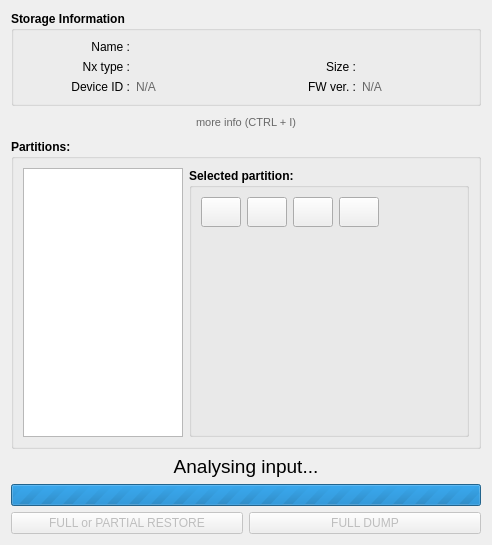
  <widget class="QWidget" name="centralWidget">
   <layout class="QVBoxLayout" name="verticalLayout">
    <item>
     <widget class="QGroupBox" name="groupBox">
      <property name="maximumSize">
       <size>
        <width>16777215</width>
        <height>100</height>
       </size>
      </property>
      <property name="font">
       <font>
        <weight>75</weight>
        <bold>true</bold>
       </font>
      </property>
      <property name="title">
       <string>Storage Information</string>
      </property>
      <property name="flat">
       <bool>false</bool>
      </property>
      <layout class="QGridLayout" name="gridLayout">
       <item row="0" column="0">
        <widget class="QLabel" name="filedisk_label">
         <property name="palette">
          <palette>
           <active>
            <colorrole role="WindowText">
             <brush brushstyle="SolidPattern">
              <color alpha="255">
               <red>0</red>
               <green>0</green>
               <blue>0</blue>
              </color>
             </brush>
            </colorrole>
            <colorrole role="Text">
             <brush brushstyle="SolidPattern">
              <color alpha="255">
               <red>104</red>
               <green>104</green>
               <blue>104</blue>
              </color>
             </brush>
            </colorrole>
            <colorrole role="PlaceholderText">
             <brush brushstyle="SolidPattern">
              <color alpha="128">
               <red>104</red>
               <green>104</green>
               <blue>104</blue>
              </color>
             </brush>
            </colorrole>
           </active>
           <inactive>
            <colorrole role="WindowText">
             <brush brushstyle="SolidPattern">
              <color alpha="255">
               <red>0</red>
               <green>0</green>
               <blue>0</blue>
              </color>
             </brush>
            </colorrole>
            <colorrole role="Text">
             <brush brushstyle="SolidPattern">
              <color alpha="255">
               <red>104</red>
               <green>104</green>
               <blue>104</blue>
              </color>
             </brush>
            </colorrole>
            <colorrole role="PlaceholderText">
             <brush brushstyle="SolidPattern">
              <color alpha="128">
               <red>104</red>
               <green>104</green>
               <blue>104</blue>
              </color>
             </brush>
            </colorrole>
           </inactive>
           <disabled>
            <colorrole role="WindowText">
             <brush brushstyle="SolidPattern">
              <color alpha="255">
               <red>120</red>
               <green>120</green>
               <blue>120</blue>
              </color>
             </brush>
            </colorrole>
            <colorrole role="Text">
             <brush brushstyle="SolidPattern">
              <color alpha="255">
               <red>120</red>
               <green>120</green>
               <blue>120</blue>
              </color>
             </brush>
            </colorrole>
            <colorrole role="PlaceholderText">
             <brush brushstyle="SolidPattern">
              <color alpha="128">
               <red>0</red>
               <green>0</green>
               <blue>0</blue>
              </color>
             </brush>
            </colorrole>
           </disabled>
          </palette>
         </property>
         <property name="font">
          <font>
           <weight>50</weight>
           <bold>false</bold>
          </font>
         </property>
         <property name="text">
          <string>Name :</string>
         </property>
         <property name="alignment">
          <set>Qt::AlignRight|Qt::AlignTrailing|Qt::AlignVCenter</set>
         </property>
        </widget>
       </item>
       <item row="0" column="1" colspan="3">
        <widget class="QLabel" name="filedisk_value">
         <property name="palette">
          <palette>
           <active>
            <colorrole role="WindowText">
             <brush brushstyle="SolidPattern">
              <color alpha="255">
               <red>104</red>
               <green>104</green>
               <blue>104</blue>
              </color>
             </brush>
            </colorrole>
           </active>
           <inactive>
            <colorrole role="WindowText">
             <brush brushstyle="SolidPattern">
              <color alpha="255">
               <red>104</red>
               <green>104</green>
               <blue>104</blue>
              </color>
             </brush>
            </colorrole>
           </inactive>
           <disabled>
            <colorrole role="WindowText">
             <brush brushstyle="SolidPattern">
              <color alpha="255">
               <red>120</red>
               <green>120</green>
               <blue>120</blue>
              </color>
             </brush>
            </colorrole>
           </disabled>
          </palette>
         </property>
         <property name="font">
          <font>
           <weight>50</weight>
           <bold>false</bold>
          </font>
         </property>
         <property name="text">
          <string/>
         </property>
        </widget>
       </item>
       <item row="1" column="0">
        <widget class="QLabel" name="nxtype_label">
         <property name="palette">
          <palette>
           <active>
            <colorrole role="WindowText">
             <brush brushstyle="SolidPattern">
              <color alpha="255">
               <red>0</red>
               <green>0</green>
               <blue>0</blue>
              </color>
             </brush>
            </colorrole>
           </active>
           <inactive>
            <colorrole role="WindowText">
             <brush brushstyle="SolidPattern">
              <color alpha="255">
               <red>0</red>
               <green>0</green>
               <blue>0</blue>
              </color>
             </brush>
            </colorrole>
           </inactive>
           <disabled>
            <colorrole role="WindowText">
             <brush brushstyle="SolidPattern">
              <color alpha="255">
               <red>120</red>
               <green>120</green>
               <blue>120</blue>
              </color>
             </brush>
            </colorrole>
           </disabled>
          </palette>
         </property>
         <property name="font">
          <font>
           <weight>50</weight>
           <bold>false</bold>
          </font>
         </property>
         <property name="text">
          <string>Nx type :</string>
         </property>
         <property name="alignment">
          <set>Qt::AlignRight|Qt::AlignTrailing|Qt::AlignVCenter</set>
         </property>
        </widget>
       </item>
       <item row="1" column="1">
        <widget class="QLabel" name="nxtype_value">
         <property name="palette">
          <palette>
           <active>
            <colorrole role="WindowText">
             <brush brushstyle="SolidPattern">
              <color alpha="255">
               <red>104</red>
               <green>104</green>
               <blue>104</blue>
              </color>
             </brush>
            </colorrole>
           </active>
           <inactive>
            <colorrole role="WindowText">
             <brush brushstyle="SolidPattern">
              <color alpha="255">
               <red>104</red>
               <green>104</green>
               <blue>104</blue>
              </color>
             </brush>
            </colorrole>
           </inactive>
           <disabled>
            <colorrole role="WindowText">
             <brush brushstyle="SolidPattern">
              <color alpha="255">
               <red>120</red>
               <green>120</green>
               <blue>120</blue>
              </color>
             </brush>
            </colorrole>
           </disabled>
          </palette>
         </property>
         <property name="font">
          <font>
           <weight>50</weight>
           <bold>false</bold>
          </font>
         </property>
         <property name="text">
          <string/>
         </property>
        </widget>
       </item>
       <item row="1" column="2">
        <widget class="QLabel" name="size_label">
         <property name="palette">
          <palette>
           <active>
            <colorrole role="WindowText">
             <brush brushstyle="SolidPattern">
              <color alpha="255">
               <red>0</red>
               <green>0</green>
               <blue>0</blue>
              </color>
             </brush>
            </colorrole>
           </active>
           <inactive>
            <colorrole role="WindowText">
             <brush brushstyle="SolidPattern">
              <color alpha="255">
               <red>0</red>
               <green>0</green>
               <blue>0</blue>
              </color>
             </brush>
            </colorrole>
           </inactive>
           <disabled>
            <colorrole role="WindowText">
             <brush brushstyle="SolidPattern">
              <color alpha="255">
               <red>120</red>
               <green>120</green>
               <blue>120</blue>
              </color>
             </brush>
            </colorrole>
           </disabled>
          </palette>
         </property>
         <property name="font">
          <font>
           <weight>50</weight>
           <bold>false</bold>
          </font>
         </property>
         <property name="text">
          <string>Size :</string>
         </property>
         <property name="alignment">
          <set>Qt::AlignRight|Qt::AlignTrailing|Qt::AlignVCenter</set>
         </property>
        </widget>
       </item>
       <item row="1" column="3">
        <widget class="QLabel" name="size_value">
         <property name="palette">
          <palette>
           <active>
            <colorrole role="WindowText">
             <brush brushstyle="SolidPattern">
              <color alpha="255">
               <red>104</red>
               <green>104</green>
               <blue>104</blue>
              </color>
             </brush>
            </colorrole>
           </active>
           <inactive>
            <colorrole role="WindowText">
             <brush brushstyle="SolidPattern">
              <color alpha="255">
               <red>104</red>
               <green>104</green>
               <blue>104</blue>
              </color>
             </brush>
            </colorrole>
           </inactive>
           <disabled>
            <colorrole role="WindowText">
             <brush brushstyle="SolidPattern">
              <color alpha="255">
               <red>120</red>
               <green>120</green>
               <blue>120</blue>
              </color>
             </brush>
            </colorrole>
           </disabled>
          </palette>
         </property>
         <property name="font">
          <font>
           <weight>50</weight>
           <bold>false</bold>
          </font>
         </property>
         <property name="text">
          <string/>
         </property>
        </widget>
       </item>
       <item row="2" column="0">
        <widget class="QLabel" name="deviceid_label">
         <property name="palette">
          <palette>
           <active>
            <colorrole role="WindowText">
             <brush brushstyle="SolidPattern">
              <color alpha="255">
               <red>0</red>
               <green>0</green>
               <blue>0</blue>
              </color>
             </brush>
            </colorrole>
           </active>
           <inactive>
            <colorrole role="WindowText">
             <brush brushstyle="SolidPattern">
              <color alpha="255">
               <red>0</red>
               <green>0</green>
               <blue>0</blue>
              </color>
             </brush>
            </colorrole>
           </inactive>
           <disabled>
            <colorrole role="WindowText">
             <brush brushstyle="SolidPattern">
              <color alpha="255">
               <red>120</red>
               <green>120</green>
               <blue>120</blue>
              </color>
             </brush>
            </colorrole>
           </disabled>
          </palette>
         </property>
         <property name="font">
          <font>
           <weight>50</weight>
           <bold>false</bold>
          </font>
         </property>
         <property name="text">
          <string>Device ID :</string>
         </property>
         <property name="alignment">
          <set>Qt::AlignRight|Qt::AlignTrailing|Qt::AlignVCenter</set>
         </property>
        </widget>
       </item>
       <item row="2" column="1">
        <widget class="QLabel" name="deviceid_value">
         <property name="palette">
          <palette>
           <active>
            <colorrole role="WindowText">
             <brush brushstyle="SolidPattern">
              <color alpha="255">
               <red>104</red>
               <green>104</green>
               <blue>104</blue>
              </color>
             </brush>
            </colorrole>
           </active>
           <inactive>
            <colorrole role="WindowText">
             <brush brushstyle="SolidPattern">
              <color alpha="255">
               <red>104</red>
               <green>104</green>
               <blue>104</blue>
              </color>
             </brush>
            </colorrole>
           </inactive>
           <disabled>
            <colorrole role="WindowText">
             <brush brushstyle="SolidPattern">
              <color alpha="255">
               <red>120</red>
               <green>120</green>
               <blue>120</blue>
              </color>
             </brush>
            </colorrole>
           </disabled>
          </palette>
         </property>
         <property name="font">
          <font>
           <weight>50</weight>
           <bold>false</bold>
          </font>
         </property>
         <property name="text">
          <string>N/A</string>
         </property>
        </widget>
       </item>
       <item row="2" column="2">
        <widget class="QLabel" name="fwversion_label">
         <property name="palette">
          <palette>
           <active>
            <colorrole role="WindowText">
             <brush brushstyle="SolidPattern">
              <color alpha="255">
               <red>0</red>
               <green>0</green>
               <blue>0</blue>
              </color>
             </brush>
            </colorrole>
           </active>
           <inactive>
            <colorrole role="WindowText">
             <brush brushstyle="SolidPattern">
              <color alpha="255">
               <red>0</red>
               <green>0</green>
               <blue>0</blue>
              </color>
             </brush>
            </colorrole>
           </inactive>
           <disabled>
            <colorrole role="WindowText">
             <brush brushstyle="SolidPattern">
              <color alpha="255">
               <red>120</red>
               <green>120</green>
               <blue>120</blue>
              </color>
             </brush>
            </colorrole>
           </disabled>
          </palette>
         </property>
         <property name="font">
          <font>
           <weight>50</weight>
           <bold>false</bold>
          </font>
         </property>
         <property name="text">
          <string>FW ver. :</string>
         </property>
         <property name="alignment">
          <set>Qt::AlignRight|Qt::AlignTrailing|Qt::AlignVCenter</set>
         </property>
        </widget>
       </item>
       <item row="2" column="3">
        <widget class="QLabel" name="fwversion_value">
         <property name="palette">
          <palette>
           <active>
            <colorrole role="WindowText">
             <brush brushstyle="SolidPattern">
              <color alpha="255">
               <red>104</red>
               <green>104</green>
               <blue>104</blue>
              </color>
             </brush>
            </colorrole>
           </active>
           <inactive>
            <colorrole role="WindowText">
             <brush brushstyle="SolidPattern">
              <color alpha="255">
               <red>104</red>
               <green>104</green>
               <blue>104</blue>
              </color>
             </brush>
            </colorrole>
           </inactive>
           <disabled>
            <colorrole role="WindowText">
             <brush brushstyle="SolidPattern">
              <color alpha="255">
               <red>120</red>
               <green>120</green>
               <blue>120</blue>
              </color>
             </brush>
            </colorrole>
           </disabled>
          </palette>
         </property>
         <property name="font">
          <font>
           <weight>50</weight>
           <bold>false</bold>
          </font>
         </property>
         <property name="text">
          <string>N/A</string>
         </property>
        </widget>
       </item>
      </layout>
     </widget>
    </item>
    <item>
     <widget class="QPushButton" name="moreinfo_button">
      <property name="palette">
       <palette>
        <active>
         <colorrole role="WindowText">
          <brush brushstyle="SolidPattern">
           <color alpha="255">
            <red>156</red>
            <green>156</green>
            <blue>156</blue>
           </color>
          </brush>
         </colorrole>
         <colorrole role="ButtonText">
          <brush brushstyle="SolidPattern">
           <color alpha="255">
            <red>104</red>
            <green>104</green>
            <blue>104</blue>
           </color>
          </brush>
         </colorrole>
        </active>
        <inactive>
         <colorrole role="WindowText">
          <brush brushstyle="SolidPattern">
           <color alpha="255">
            <red>156</red>
            <green>156</green>
            <blue>156</blue>
           </color>
          </brush>
         </colorrole>
         <colorrole role="ButtonText">
          <brush brushstyle="SolidPattern">
           <color alpha="255">
            <red>104</red>
            <green>104</green>
            <blue>104</blue>
           </color>
          </brush>
         </colorrole>
        </inactive>
        <disabled>
         <colorrole role="WindowText">
          <brush brushstyle="SolidPattern">
           <color alpha="255">
            <red>120</red>
            <green>120</green>
            <blue>120</blue>
           </color>
          </brush>
         </colorrole>
         <colorrole role="ButtonText">
          <brush brushstyle="SolidPattern">
           <color alpha="255">
            <red>120</red>
            <green>120</green>
            <blue>120</blue>
           </color>
          </brush>
         </colorrole>
        </disabled>
       </palette>
      </property>
      <property name="font">
       <font>
        <pointsize>8</pointsize>
        <italic>false</italic>
       </font>
      </property>
      <property name="cursor">
       <cursorShape>PointingHandCursor</cursorShape>
      </property>
      <property name="text">
       <string>more info (CTRL + I)</string>
      </property>
      <property name="flat">
       <bool>true</bool>
      </property>
     </widget>
    </item>
    <item>
     <widget class="QGroupBox" name="partitionsGrp">
      <property name="font">
       <font>
        <weight>75</weight>
        <bold>true</bold>
       </font>
      </property>
      <property name="title">
       <string>Partitions:</string>
      </property>
      <layout class="QGridLayout" name="gridLayout_2">
       <item row="0" column="0">
        <widget class="QTableWidget" name="partition_table">
         <property name="minimumSize">
          <size>
           <width>160</width>
           <height>0</height>
          </size>
         </property>
         <property name="frameShape">
          <enum>QFrame::StyledPanel</enum>
         </property>
         <property name="horizontalScrollBarPolicy">
          <enum>Qt::ScrollBarAlwaysOff</enum>
         </property>
         <property name="sizeAdjustPolicy">
          <enum>QAbstractScrollArea::AdjustToContentsOnFirstShow</enum>
         </property>
         <property name="autoScrollMargin">
          <number>6</number>
         </property>
         <property name="editTriggers">
          <set>QAbstractItemView::NoEditTriggers</set>
         </property>
         <property name="dragDropOverwriteMode">
          <bool>false</bool>
         </property>
         <property name="selectionMode">
          <enum>QAbstractItemView::SingleSelection</enum>
         </property>
         <property name="selectionBehavior">
          <enum>QAbstractItemView::SelectRows</enum>
         </property>
         <property name="showGrid">
          <bool>false</bool>
         </property>
         <property name="columnCount">
          <number>1</number>
         </property>
         <attribute name="horizontalHeaderVisible">
          <bool>false</bool>
         </attribute>
         <attribute name="verticalHeaderVisible">
          <bool>false</bool>
         </attribute>
         <column/>
        </widget>
       </item>
       <item row="0" column="1">
        <widget class="QGroupBox" name="selPartGrp">
         <property name="minimumSize">
          <size>
           <width>0</width>
           <height>0</height>
          </size>
         </property>
         <property name="title">
          <string>Selected partition:</string>
         </property>
         <layout class="QVBoxLayout" name="verticalLayout_2">
          <item>
           <layout class="QHBoxLayout" name="horizontalLayout_2">
            <property name="sizeConstraint">
             <enum>QLayout::SetMinimumSize</enum>
            </property>
            <item>
             <widget class="QPushButton" name="partQDumpBtn">
              <property name="sizePolicy">
               <sizepolicy hsizetype="Fixed" vsizetype="Fixed">
                <horstretch>0</horstretch>
                <verstretch>0</verstretch>
               </sizepolicy>
              </property>
              <property name="minimumSize">
               <size>
                <width>30</width>
                <height>30</height>
               </size>
              </property>
              <property name="toolTip">
               <string>Quick dump</string>
              </property>
              <property name="statusTip">
               <string>Save as file...</string>
              </property>
              <property name="text">
               <string/>
              </property>
              <property name="icon">
               <iconset resource="application.qrc">
                <normaloff>:/images/save.png</normaloff>:/images/save.png</iconset>
              </property>
              <property name="flat">
               <bool>false</bool>
              </property>
             </widget>
            </item>
            <item>
             <widget class="QPushButton" name="partADumpBtn">
              <property name="sizePolicy">
               <sizepolicy hsizetype="Fixed" vsizetype="Fixed">
                <horstretch>0</horstretch>
                <verstretch>0</verstretch>
               </sizepolicy>
              </property>
              <property name="minimumSize">
               <size>
                <width>30</width>
                <height>30</height>
               </size>
              </property>
              <property name="toolTip">
               <string>Advanced copy</string>
              </property>
              <property name="statusTip">
               <string>Advanced copy</string>
              </property>
              <property name="text">
               <string/>
              </property>
              <property name="icon">
               <iconset resource="application.qrc">
                <normaloff>:/images/save_advanced.png</normaloff>:/images/save_advanced.png</iconset>
              </property>
              <property name="flat">
               <bool>false</bool>
              </property>
             </widget>
            </item>
            <item>
             <widget class="QPushButton" name="partRestoreBtn">
              <property name="sizePolicy">
               <sizepolicy hsizetype="Fixed" vsizetype="Fixed">
                <horstretch>0</horstretch>
                <verstretch>0</verstretch>
               </sizepolicy>
              </property>
              <property name="minimumSize">
               <size>
                <width>30</width>
                <height>30</height>
               </size>
              </property>
              <property name="toolTip">
               <string>Restore from file</string>
              </property>
              <property name="statusTip">
               <string>Restore from file</string>
              </property>
              <property name="text">
               <string/>
              </property>
              <property name="icon">
               <iconset resource="application.qrc">
                <normaloff>:/images/restore.png</normaloff>:/images/restore.png</iconset>
              </property>
              <property name="flat">
               <bool>false</bool>
              </property>
             </widget>
            </item>
            <item>
             <widget class="QPushButton" name="partCustom1Btn">
              <property name="enabled">
               <bool>true</bool>
              </property>
              <property name="sizePolicy">
               <sizepolicy hsizetype="Fixed" vsizetype="Fixed">
                <horstretch>0</horstretch>
                <verstretch>0</verstretch>
               </sizepolicy>
              </property>
              <property name="minimumSize">
               <size>
                <width>30</width>
                <height>30</height>
               </size>
              </property>
              <property name="toolTip">
               <string/>
              </property>
              <property name="statusTip">
               <string/>
              </property>
              <property name="text">
               <string/>
              </property>
              <property name="flat">
               <bool>false</bool>
              </property>
             </widget>
            </item>
            <item>
             <spacer name="horizontalSpacer">
              <property name="orientation">
               <enum>Qt::Horizontal</enum>
              </property>
              <property name="sizeHint" stdset="0">
               <size>
                <width>40</width>
                <height>20</height>
               </size>
              </property>
             </spacer>
            </item>
           </layout>
          </item>
          <item>
           <widget class="QTableWidget" name="properties_table">
            <property name="enabled">
             <bool>true</bool>
            </property>
            <property name="autoFillBackground">
             <bool>true</bool>
            </property>
            <property name="styleSheet">
             <string notr="true">QTableWidget {background-color: transparent;}
QHeaderView::section {background-color: transparent;}
QHeaderView {background-color: transparent;}
QTableCornerButton::section {background-color: transparent;}</string>
            </property>
            <property name="frameShape">
             <enum>QFrame::Box</enum>
            </property>
            <property name="editTriggers">
             <set>QAbstractItemView::NoEditTriggers</set>
            </property>
            <property name="selectionMode">
             <enum>QAbstractItemView::NoSelection</enum>
            </property>
            <property name="showGrid">
             <bool>false</bool>
            </property>
            <property name="wordWrap">
             <bool>true</bool>
            </property>
            <property name="cornerButtonEnabled">
             <bool>false</bool>
            </property>
            <property name="columnCount">
             <number>2</number>
            </property>
            <attribute name="horizontalHeaderVisible">
             <bool>false</bool>
            </attribute>
            <attribute name="horizontalHeaderDefaultSectionSize">
             <number>90</number>
            </attribute>
            <attribute name="verticalHeaderVisible">
             <bool>false</bool>
            </attribute>
            <column/>
            <column/>
           </widget>
          </item>
         </layout>
        </widget>
       </item>
      </layout>
     </widget>
    </item>
    <item>
     <widget class="QLabel" name="analysingLbl">
      <property name="font">
       <font>
        <pointsize>14</pointsize>
       </font>
      </property>
      <property name="text">
       <string>&lt;html&gt;&lt;head/&gt;&lt;body&gt;&lt;p&gt;&lt;span style=&quot; font-size:14pt;&quot;&gt;Analysing input...&lt;/span&gt;&lt;/p&gt;&lt;/body&gt;&lt;/html&gt;</string>
      </property>
      <property name="alignment">
       <set>Qt::AlignCenter</set>
      </property>
     </widget>
    </item>
    <item>
     <widget class="QProgressBar" name="loadingBar">
      <property name="maximum">
       <number>0</number>
      </property>
      <property name="value">
       <number>0</number>
      </property>
      <property name="textVisible">
       <bool>false</bool>
      </property>
     </widget>
    </item>
    <item>
     <layout class="QHBoxLayout" name="horizontalLayout">
      <item>
       <widget class="QPushButton" name="fullrestore_button">
        <property name="enabled">
         <bool>false</bool>
        </property>
        <property name="sizePolicy">
         <sizepolicy hsizetype="Expanding" vsizetype="Fixed">
          <horstretch>0</horstretch>
          <verstretch>0</verstretch>
         </sizepolicy>
        </property>
        <property name="minimumSize">
         <size>
          <width>0</width>
          <height>10</height>
         </size>
        </property>
        <property name="toolTip">
         <string>Restore from file...</string>
        </property>
        <property name="statusTip">
         <string>Restore from file...</string>
        </property>
        <property name="accessibleName">
         <string>full restore</string>
        </property>
        <property name="text">
         <string>FULL or PARTIAL RESTORE</string>
        </property>
        <property name="shortcut">
         <string>Backspace, Return</string>
        </property>
       </widget>
      </item>
      <item>
       <widget class="QPushButton" name="rawdump_button">
        <property name="enabled">
         <bool>false</bool>
        </property>
        <property name="sizePolicy">
         <sizepolicy hsizetype="Expanding" vsizetype="Fixed">
          <horstretch>0</horstretch>
          <verstretch>0</verstretch>
         </sizepolicy>
        </property>
        <property name="focusPolicy">
         <enum>Qt::StrongFocus</enum>
        </property>
        <property name="toolTip">
         <string>Saves as file...</string>
        </property>
        <property name="statusTip">
         <string>Save as file...</string>
        </property>
        <property name="accessibleName">
         <string>full dump</string>
        </property>
        <property name="accessibleDescription">
         <string>Full dump</string>
        </property>
        <property name="text">
         <string>FULL DUMP</string>
        </property>
        <property name="shortcut">
         <string>Backspace, Return</string>
        </property>
       </widget>
      </item>
     </layout>
    </item>
   </layout>
   <zorder>groupBox</zorder>
   <zorder>partitionsGrp</zorder>
   <zorder>analysingLbl</zorder>
   <zorder>loadingBar</zorder>
   <zorder>moreinfo_button</zorder>
  </widget>
